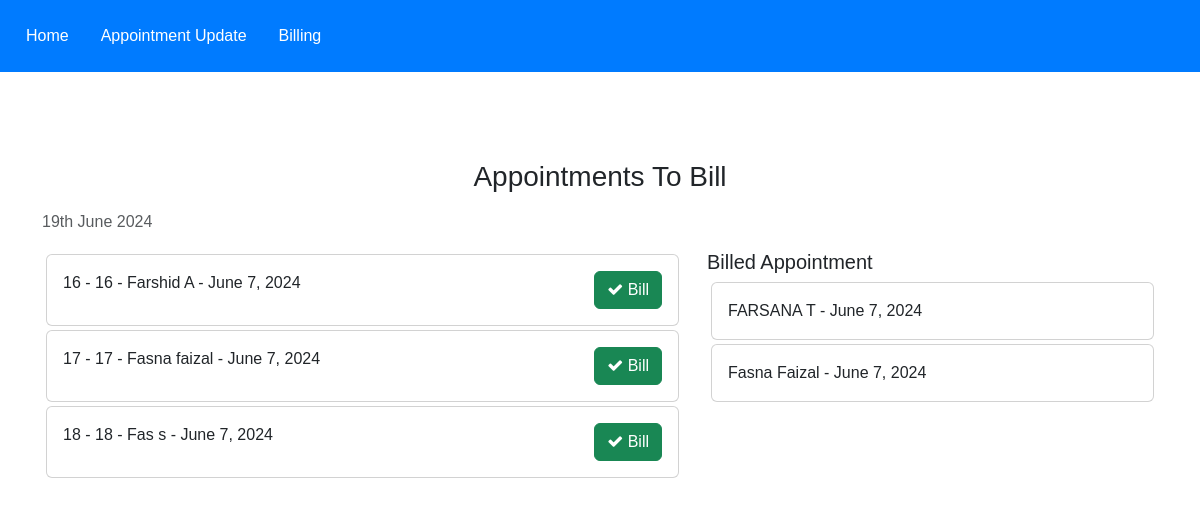
Screenshot of /to_bill with the database file from the repository.
### Hospital_app/models.py (models this page shows, shortened)
class Appointment(models.Model):
    GENDER = [
        ('other', 'Other'),
        ('male', 'Male'),
        ('female', 'Female'),
    ]
    user = models.ForeignKey(User, on_delete=models.CASCADE)
    first_name = models.CharField(max_length=100)
    last_name = models.CharField(max_length=100, default='')
    email = models.EmailField(max_length=100, default='')
    phone = models.IntegerField(max_length=10, default=9404733748)
    department = models.ForeignKey(Department, on_delete=models.CASCADE, default=False)
    doctor = models.ForeignKey(Doctor, on_delete=models.CASCADE,  default=False)
    date = models.DateField(auto_now_add=True)
    gender = models.CharField(max_length=10, choices=GENDER, default='other')
    is_completed = models.BooleanField(default=False)
    is_cancelled = models.BooleanField(default=False)
    status = models.BooleanField(default=True)
    billed = models.BooleanField(default=False)

### hospital_staff/views.py (the view)
# urls.py: path('to_bill', views.to_bill, name='to_bill'),
def to_bill(request):
    appointments = Appointment.objects.filter(is_completed=True, billed=False)
    billed = Appointment.objects.filter(billed=True)
    return render(request, 'staff/to_bill_table.html', {'appointments': appointments, 'billed': billed})

### templates/staff/to_bill_table.html (shortened to what this page needs)
<!DOCTYPE html>
<html lang="en">
<head>
    <link href="https://cdn.jsdelivr.net/npm/bootstrap@5.3.0-alpha1/dist/css/bootstrap.min.css" rel="stylesheet">
    <link rel="stylesheet" href="https://cdnjs.cloudflare.com/ajax/libs/font-awesome/4.7.0/css/font-awesome.min.css">
</head>
<body>
{% include 'staff/navbar.html'%}
    <div class="container">
        <h3 class="pt-5 text-center">Appointments To Bill</h3>
        <div class="row">
            <p class="text-muted">{% now "jS F Y" %}</p>
            <div class="col-md-7 col-lg-7" style="height: 450px; overflow:scroll;">
                {% for i in appointments %}
                <div class="card m-1">
                    <div class="card-body">
                       {{i.pk}} - {{i.id}} - {{i.first_name}} {{i.last_name}} - {{i.date}}
                        <span style="position: relative; float: right;">
                            <a href="{% url 'billing' i.pk %}" class="btn btn-success"><i class="fa fa-check"></i> Bill</a>
                        </span>
                    </div>
                </div>
                {% endfor %}
            </div>
            <div class="col-md-5 col-lg-5">
                <h5>Billed Appointment</h5>
                {% for i in billed %}
                <div class="card m-1">
                    <div class="card-body">
                      {{i.first_name}} {{i.last_name}} - {{i.date}}
                    </div>
                </div>
               {% endfor %}
            </div>
        </div>
        </div>
</body>
</html>

### static/staff/nav.css (style rules this page uses)
body { font-family: Arial, sans-serif; margin: 0; padding: 0; text-decoration:none; }

### rows the page displays
Appointment: pk "16", id "16", first_name "Farshid", last_name "A", date "June 7, 2024"
Appointment: pk "17", id "17", first_name "Fasna", last_name "faizal", date "June 7, 2024"
Appointment: pk "18", id "18", first_name "Fas", last_name "s", date "June 7, 2024"
Appointment: first_name "FARSANA", last_name "T", date "June 7, 2024"
Appointment: first_name "Fasna", last_name "Faizal", date "June 7, 2024"
